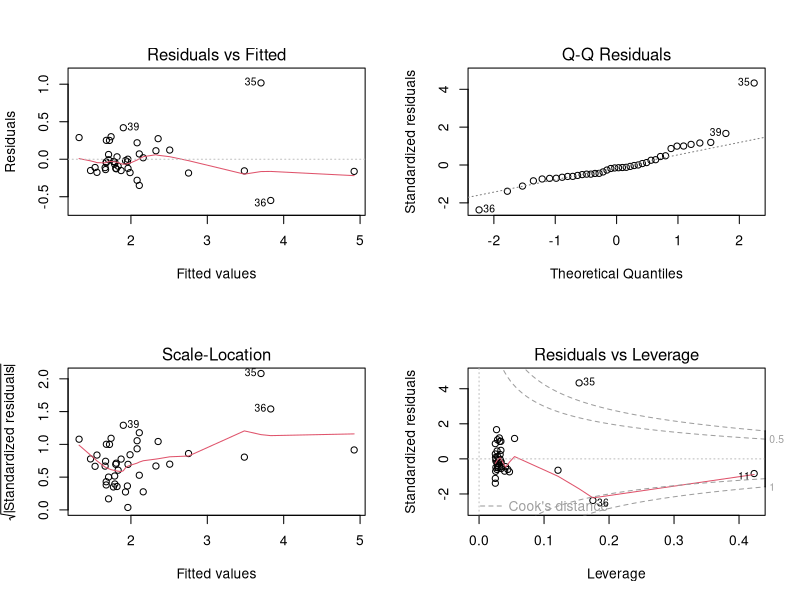
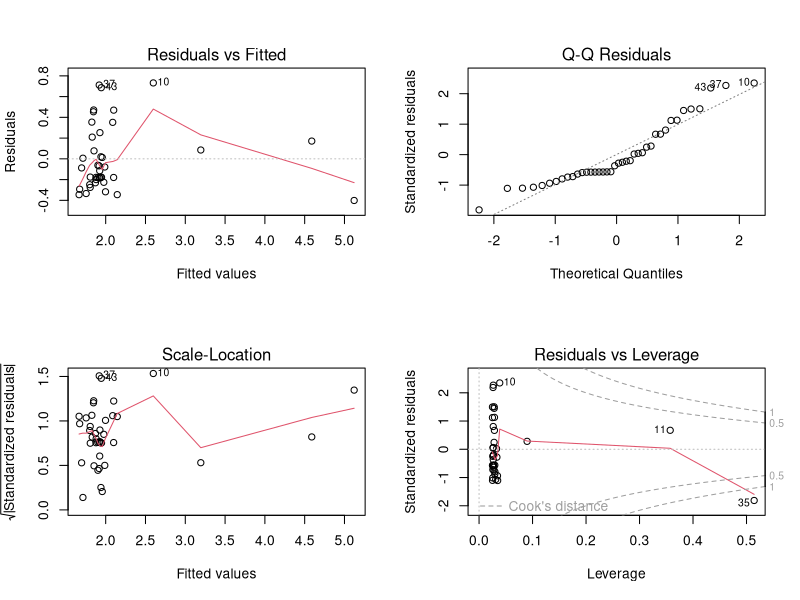
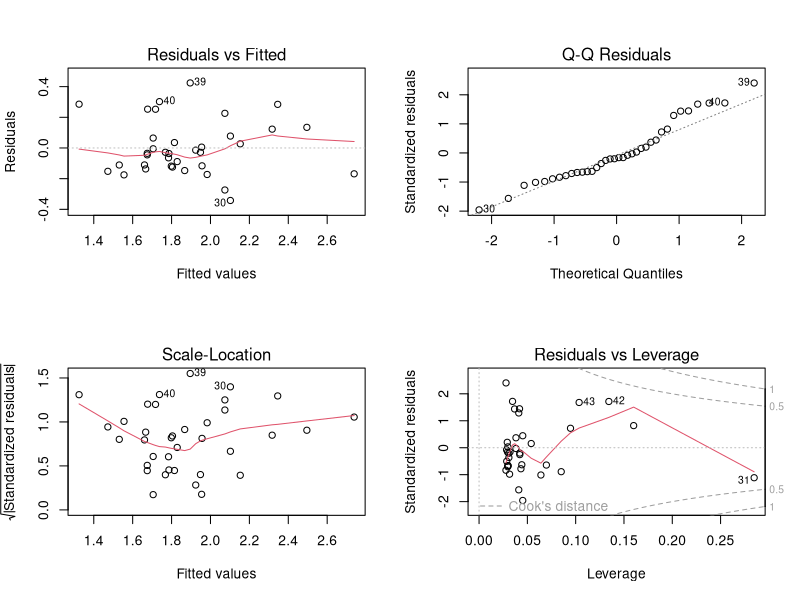
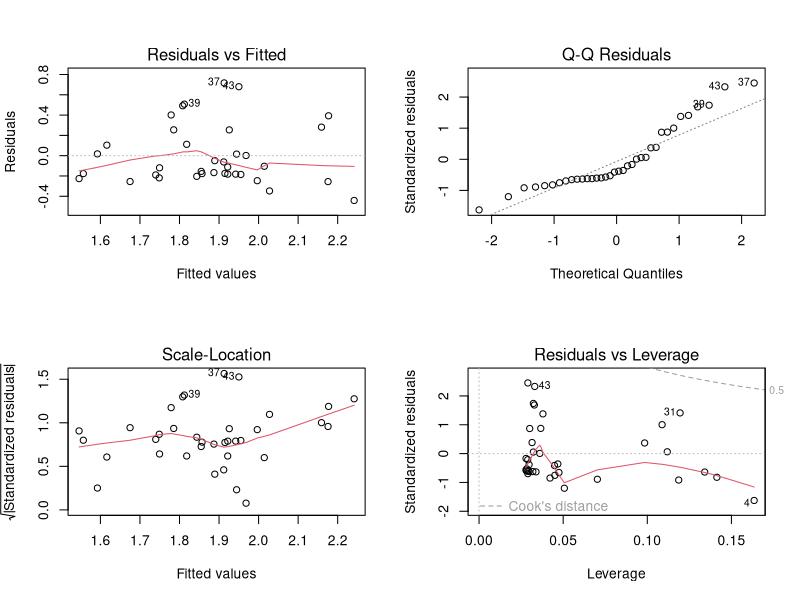

These charts were generated, in order, by the following R code: (Note: this script raises an error after producing the figures.)
library(ggplot2)
library(ggpubr)
library(patchwork)

LocoSR<-read.csv("./inputs/inputRaw/locoRespectCheck.csv")

LocoSRA<-subset(LocoSR,Dataset !="MayBGI")
LocoSRA<-subset(LocoSR,Remove.!="Yes")

model<-lm(FCM~LocoGSE, data = LocoSRA)
model2<-lm(FCM~RESPECTSingle, data = LocoSRA)

LocoSRA2<-subset(LocoSRA,Ploidy==2)
model3<-lm(FCM~LocoGSE, data = LocoSRA2)
model4<-lm(FCM~RESPECTSingle, data = LocoSRA2)

par(mfrow=c(2,2))
plot(model)
plot(model2)
plot(model3)
plot(model4)

summary(model)
summary (model2)
summary (model3)
summary (model4)
confint(model)
confint(model2)
confint(model3)
confint(model4)

saveRDS(model, "./outputs/locoRespectComp/allLoco.rds")
saveRDS(model2, "./outputs/locoRespectComp/allRespect.rds")
saveRDS(model3, "./outputs/locoRespectComp/diploidLoco.rds")
saveRDS(model4, "./outputs/locoRespectComp/diploidRespect.rds")

Locoplot<-ggplot(LocoSRA,aes(y=FCM,x=LocoGSE,color=Level))+geom_smooth(method=lm,col="red")+geom_point()+geom_abline(intercept = 0, slope = 1,col="grey50")+theme_bw()+scale_y_continuous(limits=c(1,5),expand=c(0,0))+scale_x_continuous(limits=c(1,5),expand=c(0,0))+ylab("Genome Size, FCM (pg)\n")+xlab("Genome Size, LocoGSE (pg)")+scale_colour_viridis_d(begin = 0.1, end = 0.7)
Locoplot2<-ggplot(LocoSRA,aes(y=FCM,x=RESPECTSingle,color=Level))+geom_smooth(method=lm,col="red")+geom_point()+geom_abline(intercept = 0, slope = 1,col="grey50")+theme_bw()+scale_y_continuous(limits=c(0.5,14),expand=c(0,0))+scale_x_continuous(limits=c(0.5,14),expand=c(0,0))+ylab("Genome Size, FCM (pg)\n")+xlab("Genome Size, RESPECT (pg)")+scale_colour_viridis_d(begin = 0.1, end = 0.7)
Locoplot3<-ggplot(LocoSRA2,aes(y=FCM,x=LocoGSE,color=Level))+geom_smooth(method=lm,col="red")+geom_point()+geom_abline(intercept = 0, slope = 1,col="grey50")+theme_bw()+scale_y_continuous(limits=c(1,3),expand=c(0,0))+scale_x_continuous(limits=c(1,3),expand=c(0,0))+ylab("Genome Size, FCM (pg)\n")+xlab("Genome Size, LocoGSE (pg)")+scale_colour_viridis_d(begin = 0.1, end = 0.7)
Locoplot4<-ggplot(LocoSRA2,aes(y=FCM,x=RESPECTSingle,color=Level))+geom_smooth(method=lm,col="red")+geom_point()+geom_abline(intercept = 0, slope = 1,col="grey50")+theme_bw()+scale_y_continuous(limits=c(1,3.75),expand=c(0,0))+scale_x_continuous(limits=c(1,3.75),expand=c(0,0))+ylab("Genome Size, FCM (pg)\n")+xlab("Genome Size, RESPECT (pg)")+scale_colour_viridis_d(begin = 0.1, end = 0.7)

fig<-ggarrange(Locoplot,Locoplot2,Locoplot3,Locoplot4,ncol=2,nrow=2)
plot(fig)
ggsave(filename = "./outputs/figures/locoRespectCompLines.pdf", width = 12, height = 10, device = "pdf")
dev.off()

GSE<-read.csv("./inputs/inputRaw/locoRespectGSE.csv")
View(GSE)

plot<-ggplot(GSE, aes(x=factor(Clade, levels=c("Anarrhichomenum","Articulatum", "Basarthrum", "Herpystichum", "oxycoccoides","Pteroidea","Regmandra")), y=LocoGSE))
plot2<-ggplot(GSE, aes(x=factor(Clade, levels=c("Anarrhichomenum","Articulatum", "Basarthrum", "Herpystichum", "oxycoccoides","Pteroidea","Regmandra")), y=RESPECT))
plot<-plot+geom_boxplot()+xlab("\n")+ylab("2C Genome Size (pg)\n\n")+theme_bw(base_size=14)+scale_y_continuous(limits=c(0,4.7))+theme(axis.text.x = element_text(angle = 45, vjust = 1, hjust = 1))+theme(axis.text.x=element_blank())
plot2<-plot2+geom_boxplot()+xlab("Minor Clade")+ylab("2C Genome Size (pg)")+theme_bw(base_size=14)+scale_y_continuous(limits=c(0,4.7))+theme(axis.text.x = element_text(angle = 45, vjust = 1, hjust = 1))

pdf(file="./outputs/figures/locoRespectBoxPlots.pdf", width=10,height=10)
plot/plot2 + plot_layout(axis_titles = "collect")

dev.off()
